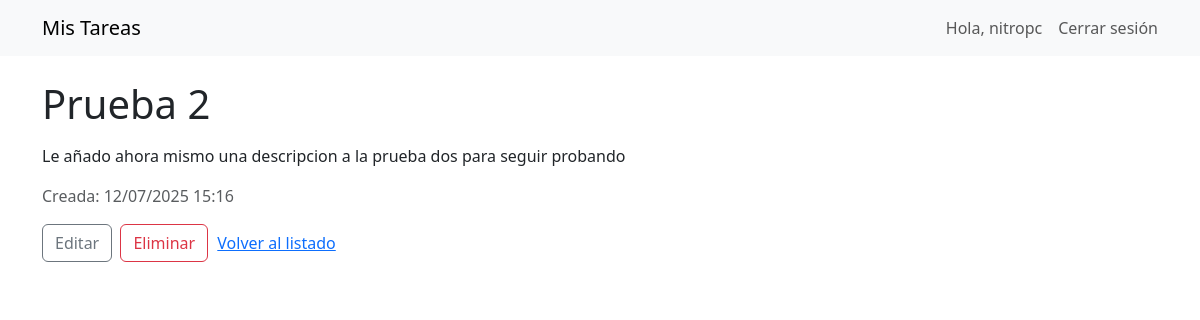
The page /tasks/2/ (signed in) on the database its author committed.
### tasks/models.py (models this page shows, shortened)
class Task(models.Model):
    title = models.CharField(max_length=200, verbose_name = 'Titulo') #El verbose_name es para que en el admin de django se muestre el nombre que yo quiera. asi en lugar de mostratelo en ingles de lo muestra en español
    description = models.TextField(blank=True, verbose_name = 'Descripcion') #El blank=True es para que el campo no sea obligatorio, asi puede solo tener titulo y no descripcion
    created_at = models.DateTimeField(auto_now_add=True, verbose_name = 'Fecha de creacion')
    class Meta:
        db_table = 'tasks' #Nombre de la tabla de la base de datos
        ordering = ['-created_at'] #Ordeno las tareas por fecha de creacion, de manera que salen de mas reciente a mas antigua
        managed = True #Esto es para que django maneje la tabla, es decir, que cree las migraciones y las tablas en la base de datos
        verbose_name = 'Tarea' #El verbose name tanto el singular como el plural es para que el admin de django lo muestre como yo quiera
        verbose_name_plural = 'Tareas'

### tasks/views.py (the view, shortened to what this page needs)
# urls.py: path('<int:pk>/',    views.TareaDetailView.as_view(), name='task_detail'),
class TareaDetailView(LoginRequiredMixin, DetailView):
    model = Task
    template_name = 'task/task_detail.html'
    context_object_name = 'tarea'

### templates/task/task_detail.html (shortened to what this page needs)
{% extends 'task/base.html' %}
{% block content %}
  <h1 class="mb-3">{{ tarea.title }}</h1>
  <p>{{ tarea.description }}</p>
  <p class="text-muted">Creada: {{ tarea.created_at|date:"d/m/Y H:i" }}</p>
  <a class="btn btn-outline-secondary me-1" href="{% url 'task:task_update' tarea.pk %}">Editar</a>
  <a class="btn btn-outline-danger me-1" href="{% url 'task:task_delete' tarea.pk %}">Eliminar</a>
  <a class="btn btn-link p-0" href="{% url 'task:task_list' %}">Volver al listado</a>
{% endblock %}

### templates/task/base.html (shortened to what this page needs)
<!DOCTYPE html>
<html lang="es">
<head>
  <link href="https://cdn.jsdelivr.net/npm/bootstrap@5.3.0/dist/css/bootstrap.min.css" rel="stylesheet">
</head>
<body>
<nav class="navbar navbar-expand-lg navbar-light bg-light mb-4">
  <div class="container">
    <a class="navbar-brand" href="{% url 'core:home' %}">Mis Tareas</a>
    <div class="collapse navbar-collapse" id="navbarSupportedContent">
      <ul class="navbar-nav ms-auto">
        {% if user.is_authenticated %}
          <li class="nav-item d-flex align-items-center me-3">
            <span class="nav-link p-0">Hola, {{ user.username }}</span>
          </li>
          <li class="nav-item d-flex align-items-center">
            <form method="post" action="{% url 'core:logout' %}" class="d-inline d-flex align-items-center">
              <button type="submit" class="btn btn-link nav-link p-0 btn-logout">
                Cerrar sesión
              </button>
            </form>
          </li>
        {% endif %}
      </ul>
    </div>
  </div>
</nav>
<div class="container">
  {% block content %}{% endblock %}
</div>
</body>
</html>

### templates/task/base.html (style rules this page uses)
.btn-logout { transition: transform 0.2s ease-in-out; }

### rows shown on the page
Task: title "Prueba 2", description "Le añado ahora mismo una descripcion a la prueba dos para seguir probando", created_at "12/07/2025 15:16"

### other values the page prints
{{ user.username }} "nitropc"
